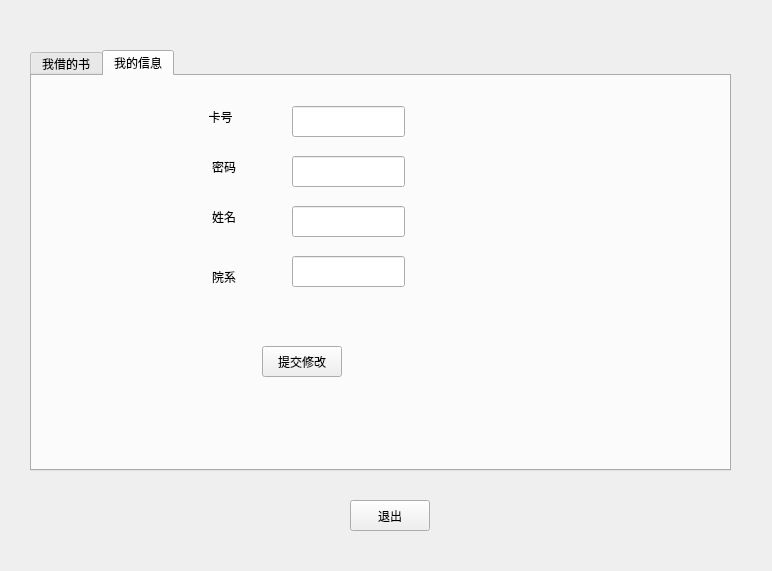
<?xml version="1.0" encoding="UTF-8"?>
<ui version="4.0">
 <class>personal_info</class>
 <widget class="QWidget" name="personal_info">
  <property name="geometry">
   <rect>
    <x>0</x>
    <y>0</y>
    <width>772</width>
    <height>571</height>
   </rect>
  </property>
  <property name="windowTitle">
   <string>Form</string>
  </property>
  <widget class="QTabWidget" name="tabWidget">
   <property name="geometry">
    <rect>
     <x>30</x>
     <y>50</y>
     <width>701</width>
     <height>421</height>
    </rect>
   </property>
   <property name="currentIndex">
    <number>1</number>
   </property>
   <widget class="QWidget" name="tab">
    <attribute name="title">
     <string>我借的书</string>
    </attribute>
    <widget class="QTableView" name="tableView">
     <property name="geometry">
      <rect>
       <x>20</x>
       <y>10</y>
       <width>661</width>
       <height>261</height>
      </rect>
     </property>
    </widget>
    <widget class="QLabel" name="label">
     <property name="geometry">
      <rect>
       <x>20</x>
       <y>290</y>
       <width>211</width>
       <height>21</height>
      </rect>
     </property>
     <property name="text">
      <string>请输入您想要借的书籍序号</string>
     </property>
    </widget>
    <widget class="QLineEdit" name="lineEdit">
     <property name="geometry">
      <rect>
       <x>200</x>
       <y>290</y>
       <width>113</width>
       <height>31</height>
      </rect>
     </property>
     <property name="text">
      <string/>
     </property>
    </widget>
    <widget class="QLabel" name="label_2">
     <property name="geometry">
      <rect>
       <x>20</x>
       <y>350</y>
       <width>201</width>
       <height>21</height>
      </rect>
     </property>
     <property name="text">
      <string>请输入您想要还的书籍序号</string>
     </property>
    </widget>
    <widget class="QLineEdit" name="lineEdit_2">
     <property name="geometry">
      <rect>
       <x>200</x>
       <y>340</y>
       <width>113</width>
       <height>31</height>
      </rect>
     </property>
    </widget>
    <widget class="QPushButton" name="borrowButton">
     <property name="geometry">
      <rect>
       <x>360</x>
       <y>290</y>
       <width>80</width>
       <height>31</height>
      </rect>
     </property>
     <property name="text">
      <string>借书</string>
     </property>
    </widget>
    <widget class="QPushButton" name="returnButton">
     <property name="geometry">
      <rect>
       <x>360</x>
       <y>340</y>
       <width>80</width>
       <height>31</height>
      </rect>
     </property>
     <property name="text">
      <string>还书</string>
     </property>
    </widget>
   </widget>
   <widget class="QWidget" name="tab_2">
    <attribute name="title">
     <string>我的信息</string>
    </attribute>
    <widget class="QLabel" name="label_3">
     <property name="geometry">
      <rect>
       <x>170</x>
       <y>30</y>
       <width>41</width>
       <height>21</height>
      </rect>
     </property>
     <property name="text">
      <string>  卡号</string>
     </property>
    </widget>
    <widget class="QLabel" name="label_4">
     <property name="geometry">
      <rect>
       <x>180</x>
       <y>130</y>
       <width>41</width>
       <height>21</height>
      </rect>
     </property>
     <property name="text">
      <string>姓名</string>
     </property>
    </widget>
    <widget class="QLabel" name="label_5">
     <property name="geometry">
      <rect>
       <x>180</x>
       <y>80</y>
       <width>41</width>
       <height>21</height>
      </rect>
     </property>
     <property name="text">
      <string>密码</string>
     </property>
    </widget>
    <widget class="QLabel" name="label_7">
     <property name="geometry">
      <rect>
       <x>180</x>
       <y>190</y>
       <width>41</width>
       <height>21</height>
      </rect>
     </property>
     <property name="text">
      <string>院系</string>
     </property>
    </widget>
    <widget class="QLineEdit" name="cardID">
     <property name="geometry">
      <rect>
       <x>260</x>
       <y>30</y>
       <width>113</width>
       <height>31</height>
      </rect>
     </property>
    </widget>
    <widget class="QLineEdit" name="password">
     <property name="geometry">
      <rect>
       <x>260</x>
       <y>80</y>
       <width>113</width>
       <height>31</height>
      </rect>
     </property>
    </widget>
    <widget class="QLineEdit" name="name">
     <property name="geometry">
      <rect>
       <x>260</x>
       <y>130</y>
       <width>113</width>
       <height>31</height>
      </rect>
     </property>
    </widget>
    <widget class="QLineEdit" name="department">
     <property name="geometry">
      <rect>
       <x>260</x>
       <y>180</y>
       <width>113</width>
       <height>31</height>
      </rect>
     </property>
    </widget>
    <widget class="QPushButton" name="update_infor_Button">
     <property name="geometry">
      <rect>
       <x>230</x>
       <y>270</y>
       <width>80</width>
       <height>31</height>
      </rect>
     </property>
     <property name="text">
      <string>提交修改</string>
     </property>
    </widget>
   </widget>
  </widget>
  <widget class="QPushButton" name="quitButton">
   <property name="geometry">
    <rect>
     <x>350</x>
     <y>500</y>
     <width>80</width>
     <height>31</height>
    </rect>
   </property>
   <property name="text">
    <string>退出</string>
   </property>
  </widget>
 </widget>
 <resources/>
 <connections/>
</ui>
